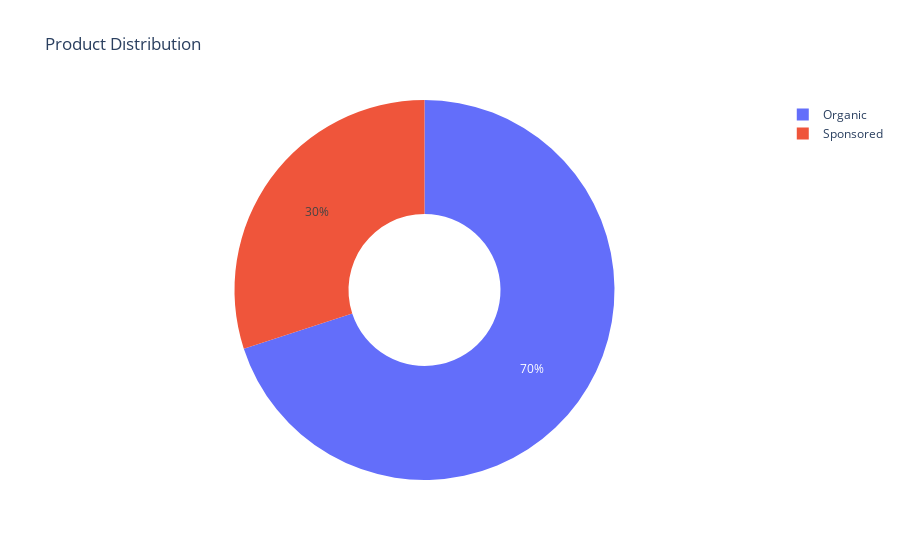

The cell this chart's notebook holds for it:
### Code cell
#pie chart

df = pd.DataFrame({
    "Type": ["Organic", "Sponsored"],
    "Count": [70, 30]
})


fig=px.pie(df,names="Type",values="Count",title="Product Distribution",hole=0.4)
fig.show()

### Figure 1 — Plotly figure (JSON) as saved in the notebook; plotly's stock layout.template omitted (floating-point values rounded to 4 significant figures)
{"data": [{"domain": {"x": [0, 1], "y": [0, 1]}, "hole": 0.4, "hovertemplate": "Type=%{label}<br>Count=%{value}<extra></extra>", "labels": ["Organic", "Sponsored"], "legendgroup": "", "name": "", "showlegend": true, "type": "pie", "values": [70, 30]}], "layout": {"legend": {"tracegroupgap": 0}, "title": {"text": "Product Distribution"}}}
